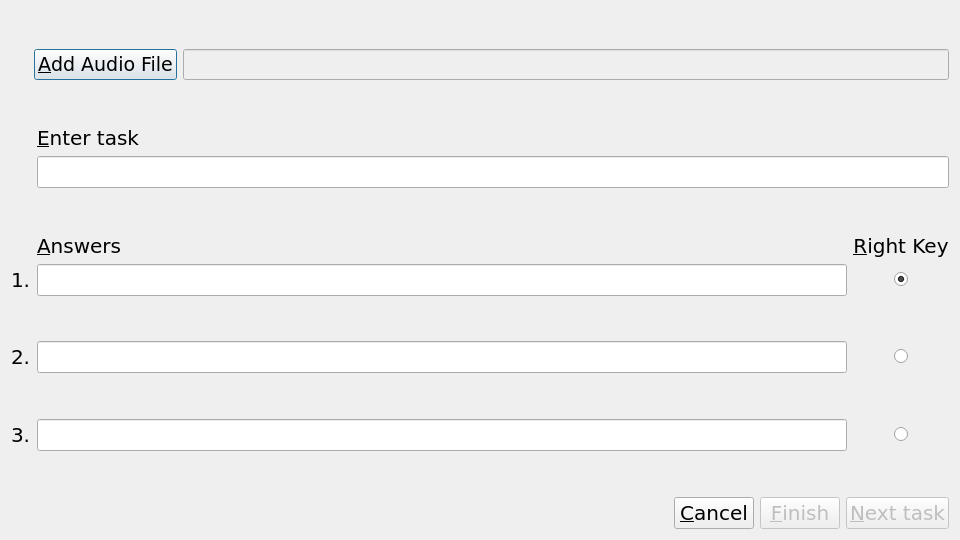
<?xml version="1.0" encoding="UTF-8"?>
<ui version="4.0">
 <class>AddTasks2</class>
 <widget class="QDialog" name="AddTasks2">
  <property name="geometry">
   <rect>
    <x>0</x>
    <y>0</y>
    <width>960</width>
    <height>540</height>
   </rect>
  </property>
  <property name="font">
   <font>
    <family>DejaVu Sans</family>
    <pointsize>14</pointsize>
    <weight>50</weight>
    <bold>false</bold>
   </font>
  </property>
  <property name="windowTitle">
   <string notr="true">CheckEng</string>
  </property>
  <property name="styleSheet">
   <string notr="true"/>
  </property>
  <layout class="QVBoxLayout" name="verticalLayout">
   <item>
    <spacer name="verticalSpacer_2">
     <property name="orientation">
      <enum>Qt::Vertical</enum>
     </property>
     <property name="sizeHint" stdset="0">
      <size>
       <width>20</width>
       <height>40</height>
      </size>
     </property>
    </spacer>
   </item>
   <item>
    <layout class="QHBoxLayout" name="horizontalLayout_8">
     <property name="leftMargin">
      <number>23</number>
     </property>
     <item>
      <widget class="QPushButton" name="pb_addaudio">
       <property name="text">
        <string>&amp;Add Audio File</string>
       </property>
      </widget>
     </item>
     <item>
      <widget class="QLineEdit" name="le_audio">
       <property name="enabled">
        <bool>false</bool>
       </property>
      </widget>
     </item>
    </layout>
   </item>
   <item>
    <layout class="QGridLayout" name="ql" columnstretch="0,2,0">
     <item row="5" column="1">
      <spacer name="verticalSpacer_4">
       <property name="orientation">
        <enum>Qt::Vertical</enum>
       </property>
       <property name="sizeHint" stdset="0">
        <size>
         <width>20</width>
         <height>40</height>
        </size>
       </property>
      </spacer>
     </item>
     <item row="11" column="0">
      <widget class="QLabel" name="label_5">
       <property name="font">
        <font>
         <family>DejaVu Sans</family>
         <pointsize>15</pointsize>
         <weight>50</weight>
         <bold>false</bold>
        </font>
       </property>
       <property name="text">
        <string>3.</string>
       </property>
      </widget>
     </item>
     <item row="11" column="1">
      <widget class="QLineEdit" name="le_answer3">
       <property name="font">
        <font>
         <family>DejaVu Sans</family>
         <pointsize>15</pointsize>
         <weight>50</weight>
         <bold>false</bold>
        </font>
       </property>
       <property name="maxLength">
        <number>256</number>
       </property>
      </widget>
     </item>
     <item row="12" column="1">
      <spacer name="verticalSpacer_3">
       <property name="orientation">
        <enum>Qt::Vertical</enum>
       </property>
       <property name="sizeHint" stdset="0">
        <size>
         <width>20</width>
         <height>40</height>
        </size>
       </property>
      </spacer>
     </item>
     <item row="9" column="2">
      <layout class="QHBoxLayout" name="horizontalLayout_3">
       <item>
        <spacer name="horizontalSpacer_6">
         <property name="orientation">
          <enum>Qt::Horizontal</enum>
         </property>
         <property name="sizeHint" stdset="0">
          <size>
           <width>40</width>
           <height>20</height>
          </size>
         </property>
        </spacer>
       </item>
       <item>
        <widget class="QRadioButton" name="rb_answer2">
         <property name="text">
          <string/>
         </property>
        </widget>
       </item>
       <item>
        <spacer name="horizontalSpacer_4">
         <property name="orientation">
          <enum>Qt::Horizontal</enum>
         </property>
         <property name="sizeHint" stdset="0">
          <size>
           <width>40</width>
           <height>20</height>
          </size>
         </property>
        </spacer>
       </item>
      </layout>
     </item>
     <item row="7" column="1">
      <widget class="QLineEdit" name="le_answer1">
       <property name="font">
        <font>
         <family>DejaVu Sans</family>
         <pointsize>15</pointsize>
         <weight>50</weight>
         <bold>false</bold>
        </font>
       </property>
       <property name="maxLength">
        <number>256</number>
       </property>
      </widget>
     </item>
     <item row="7" column="0">
      <widget class="QLabel" name="label_3">
       <property name="font">
        <font>
         <family>DejaVu Sans</family>
         <pointsize>15</pointsize>
         <weight>50</weight>
         <bold>false</bold>
        </font>
       </property>
       <property name="text">
        <string>1.</string>
       </property>
      </widget>
     </item>
     <item row="9" column="1">
      <widget class="QLineEdit" name="le_answer2">
       <property name="font">
        <font>
         <family>DejaVu Sans</family>
         <pointsize>15</pointsize>
         <weight>50</weight>
         <bold>false</bold>
        </font>
       </property>
       <property name="maxLength">
        <number>256</number>
       </property>
      </widget>
     </item>
     <item row="2" column="1">
      <spacer name="verticalSpacer">
       <property name="orientation">
        <enum>Qt::Vertical</enum>
       </property>
       <property name="sizeHint" stdset="0">
        <size>
         <width>20</width>
         <height>40</height>
        </size>
       </property>
      </spacer>
     </item>
     <item row="10" column="1">
      <spacer name="verticalSpacer_6">
       <property name="orientation">
        <enum>Qt::Vertical</enum>
       </property>
       <property name="sizeHint" stdset="0">
        <size>
         <width>20</width>
         <height>40</height>
        </size>
       </property>
      </spacer>
     </item>
     <item row="8" column="1">
      <spacer name="verticalSpacer_5">
       <property name="orientation">
        <enum>Qt::Vertical</enum>
       </property>
       <property name="sizeHint" stdset="0">
        <size>
         <width>20</width>
         <height>40</height>
        </size>
       </property>
      </spacer>
     </item>
     <item row="6" column="2">
      <widget class="QLabel" name="label">
       <property name="font">
        <font>
         <family>DejaVu Sans</family>
         <pointsize>15</pointsize>
         <weight>50</weight>
         <bold>false</bold>
        </font>
       </property>
       <property name="text">
        <string>&amp;Right Key</string>
       </property>
       <property name="alignment">
        <set>Qt::AlignCenter</set>
       </property>
       <property name="buddy">
        <cstring>rb_answer1</cstring>
       </property>
      </widget>
     </item>
     <item row="11" column="2">
      <layout class="QHBoxLayout" name="horizontalLayout_4">
       <item>
        <spacer name="horizontalSpacer_7">
         <property name="orientation">
          <enum>Qt::Horizontal</enum>
         </property>
         <property name="sizeHint" stdset="0">
          <size>
           <width>40</width>
           <height>20</height>
          </size>
         </property>
        </spacer>
       </item>
       <item>
        <widget class="QRadioButton" name="rb_answer3">
         <property name="text">
          <string/>
         </property>
        </widget>
       </item>
       <item>
        <spacer name="horizontalSpacer_5">
         <property name="orientation">
          <enum>Qt::Horizontal</enum>
         </property>
         <property name="sizeHint" stdset="0">
          <size>
           <width>40</width>
           <height>20</height>
          </size>
         </property>
        </spacer>
       </item>
      </layout>
     </item>
     <item row="6" column="1">
      <widget class="QLabel" name="label_2">
       <property name="font">
        <font>
         <family>DejaVu Sans</family>
         <pointsize>15</pointsize>
         <weight>50</weight>
         <bold>false</bold>
        </font>
       </property>
       <property name="text">
        <string>&amp;Answers</string>
       </property>
       <property name="buddy">
        <cstring>le_answer1</cstring>
       </property>
      </widget>
     </item>
     <item row="4" column="1" colspan="2">
      <widget class="QLineEdit" name="le_task">
       <property name="font">
        <font>
         <family>DejaVu Sans</family>
         <pointsize>15</pointsize>
         <weight>50</weight>
         <bold>false</bold>
        </font>
       </property>
       <property name="maxLength">
        <number>256</number>
       </property>
      </widget>
     </item>
     <item row="3" column="1" colspan="2">
      <widget class="QLabel" name="l_task">
       <property name="font">
        <font>
         <family>DejaVu Sans</family>
         <pointsize>15</pointsize>
         <weight>50</weight>
         <bold>false</bold>
        </font>
       </property>
       <property name="text">
        <string>&amp;Enter task</string>
       </property>
       <property name="buddy">
        <cstring>le_task</cstring>
       </property>
      </widget>
     </item>
     <item row="7" column="2">
      <layout class="QHBoxLayout" name="horizontalLayout_2">
       <item>
        <spacer name="horizontalSpacer_2">
         <property name="orientation">
          <enum>Qt::Horizontal</enum>
         </property>
         <property name="sizeHint" stdset="0">
          <size>
           <width>40</width>
           <height>20</height>
          </size>
         </property>
        </spacer>
       </item>
       <item>
        <widget class="QRadioButton" name="rb_answer1">
         <property name="font">
          <font>
           <family>DejaVu Sans</family>
           <pointsize>20</pointsize>
           <weight>75</weight>
           <bold>true</bold>
          </font>
         </property>
         <property name="text">
          <string/>
         </property>
         <property name="iconSize">
          <size>
           <width>16</width>
           <height>16</height>
          </size>
         </property>
         <property name="checked">
          <bool>true</bool>
         </property>
        </widget>
       </item>
       <item>
        <spacer name="horizontalSpacer_3">
         <property name="orientation">
          <enum>Qt::Horizontal</enum>
         </property>
         <property name="sizeHint" stdset="0">
          <size>
           <width>40</width>
           <height>20</height>
          </size>
         </property>
        </spacer>
       </item>
      </layout>
     </item>
     <item row="9" column="0">
      <widget class="QLabel" name="label_4">
       <property name="font">
        <font>
         <family>DejaVu Sans</family>
         <pointsize>15</pointsize>
         <weight>50</weight>
         <bold>false</bold>
        </font>
       </property>
       <property name="text">
        <string>2.</string>
       </property>
      </widget>
     </item>
    </layout>
   </item>
   <item>
    <layout class="QHBoxLayout" name="horizontalLayout">
     <item>
      <spacer name="horizontalSpacer">
       <property name="orientation">
        <enum>Qt::Horizontal</enum>
       </property>
       <property name="sizeHint" stdset="0">
        <size>
         <width>40</width>
         <height>20</height>
        </size>
       </property>
      </spacer>
     </item>
     <item>
      <widget class="QPushButton" name="pb_cancel">
       <property name="font">
        <font>
         <family>DejaVu Sans</family>
         <pointsize>15</pointsize>
         <weight>50</weight>
         <bold>false</bold>
        </font>
       </property>
       <property name="text">
        <string>&amp;Cancel</string>
       </property>
      </widget>
     </item>
     <item>
      <widget class="QPushButton" name="pb_finish">
       <property name="enabled">
        <bool>false</bool>
       </property>
       <property name="font">
        <font>
         <family>DejaVu Sans</family>
         <pointsize>15</pointsize>
         <weight>50</weight>
         <bold>false</bold>
        </font>
       </property>
       <property name="text">
        <string>&amp;Finish</string>
       </property>
      </widget>
     </item>
     <item>
      <widget class="QPushButton" name="pb_nexttask">
       <property name="enabled">
        <bool>false</bool>
       </property>
       <property name="font">
        <font>
         <family>DejaVu Sans</family>
         <pointsize>15</pointsize>
         <weight>50</weight>
         <bold>false</bold>
        </font>
       </property>
       <property name="text">
        <string>&amp;Next task</string>
       </property>
      </widget>
     </item>
    </layout>
   </item>
  </layout>
 </widget>
 <tabstops>
  <tabstop>le_task</tabstop>
  <tabstop>le_answer1</tabstop>
  <tabstop>le_answer2</tabstop>
  <tabstop>le_answer3</tabstop>
  <tabstop>rb_answer1</tabstop>
  <tabstop>rb_answer2</tabstop>
  <tabstop>rb_answer3</tabstop>
  <tabstop>pb_cancel</tabstop>
  <tabstop>pb_finish</tabstop>
  <tabstop>pb_nexttask</tabstop>
 </tabstops>
 <resources/>
 <connections>
  <connection>
   <sender>AddTasks2</sender>
   <signal>rejected()</signal>
   <receiver>AddTasks2</receiver>
   <slot>onCancel()</slot>
   <hints>
    <hint type="sourcelabel">
     <x>479</x>
     <y>269</y>
    </hint>
    <hint type="destinationlabel">
     <x>479</x>
     <y>269</y>
    </hint>
   </hints>
  </connection>
  <connection>
   <sender>pb_cancel</sender>
   <signal>clicked()</signal>
   <receiver>AddTasks2</receiver>
   <slot>onCancel()</slot>
   <hints>
    <hint type="sourcelabel">
     <x>714</x>
     <y>513</y>
    </hint>
    <hint type="destinationlabel">
     <x>479</x>
     <y>269</y>
    </hint>
   </hints>
  </connection>
  <connection>
   <sender>pb_finish</sender>
   <signal>clicked()</signal>
   <receiver>AddTasks2</receiver>
   <slot>onFinishClicked()</slot>
   <hints>
    <hint type="sourcelabel">
     <x>800</x>
     <y>513</y>
    </hint>
    <hint type="destinationlabel">
     <x>479</x>
     <y>269</y>
    </hint>
   </hints>
  </connection>
  <connection>
   <sender>pb_nexttask</sender>
   <signal>clicked()</signal>
   <receiver>AddTasks2</receiver>
   <slot>onNextClicked()</slot>
   <hints>
    <hint type="sourcelabel">
     <x>898</x>
     <y>513</y>
    </hint>
    <hint type="destinationlabel">
     <x>479</x>
     <y>269</y>
    </hint>
   </hints>
  </connection>
  <connection>
   <sender>le_answer2</sender>
   <signal>textChanged(QString)</signal>
   <receiver>AddTasks2</receiver>
   <slot>onChanged()</slot>
   <hints>
    <hint type="sourcelabel">
     <x>435</x>
     <y>161</y>
    </hint>
    <hint type="destinationlabel">
     <x>479</x>
     <y>269</y>
    </hint>
   </hints>
  </connection>
  <connection>
   <sender>le_answer3</sender>
   <signal>textChanged(QString)</signal>
   <receiver>AddTasks2</receiver>
   <slot>onChanged()</slot>
   <hints>
    <hint type="sourcelabel">
     <x>435</x>
     <y>199</y>
    </hint>
    <hint type="destinationlabel">
     <x>479</x>
     <y>269</y>
    </hint>
   </hints>
  </connection>
  <connection>
   <sender>le_task</sender>
   <signal>textChanged(QString)</signal>
   <receiver>AddTasks2</receiver>
   <slot>onChanged()</slot>
   <hints>
    <hint type="sourcelabel">
     <x>492</x>
     <y>55</y>
    </hint>
    <hint type="destinationlabel">
     <x>479</x>
     <y>269</y>
    </hint>
   </hints>
  </connection>
  <connection>
   <sender>pb_addaudio</sender>
   <signal>clicked()</signal>
   <receiver>AddTasks2</receiver>
   <slot>onAddAudio()</slot>
   <hints>
    <hint type="sourcelabel">
     <x>103</x>
     <y>50</y>
    </hint>
    <hint type="destinationlabel">
     <x>479</x>
     <y>269</y>
    </hint>
   </hints>
  </connection>
 </connections>
 <slots>
  <slot>onChanged()</slot>
  <slot>onNextClicked()</slot>
  <slot>onFinishClicked()</slot>
  <slot>onCancel()</slot>
  <slot>onAddAudio()</slot>
 </slots>
</ui>
